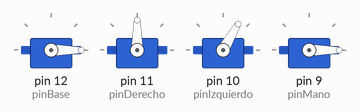
This sketch was run on a simulated Arduino Uno, built with avr-gcc and run on an emulated ATmega328P. On the bench: 4 × servo.

Above: at 0.1 s.
At 6.1 s:
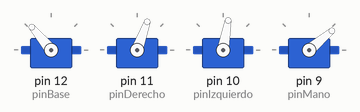
At 14.1 s:
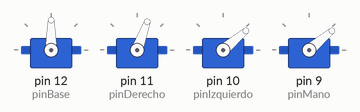
Timing chart, 0 to 15.6 s (numbered marks = the images above):
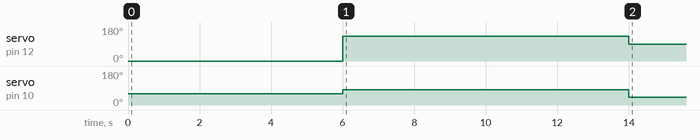

The sketch:

brazote.ino
```cpp
#include<Servo.h>

#define pinBase 12//define el pin de la base
#define pinDerecho 11//define pin del motor derecho
#define pinIzquierdo 10// defino motor izquierdo
#define pinMano 9//defino motor mano

Servo motorBase;//declaro el servo de la base
Servo motorDerecho;//declaro el servo del motor derecho
Servo motorIzquierdo;//declaro el servo del motor izquierdo
Servo motorMano;//declaro el motor mano

void setup() {
  motorBase.attach(pinBase);
  motorDerecho.attach(pinDerecho);
  motorIzquierdo.attach(pinIzquierdo);
  motorMano.attach(pinMano);
  motorBase.write(0);
  motorDerecho.write(90);
  motorIzquierdo.write(60);
  motorMano.write(0);
  delay(2000);//espera dos segundos
  delay(2000);//espera dos segundos
  delay(2000);//espera dos segundos
  motorBase.write(130);
  motorDerecho.write(70);
  motorIzquierdo.write(80);
  motorMano.write(40);
  delay(2000);//espera dos segundos
  delay(2000);//espera dos segundos
  delay(2000);//espera dos segundos
  delay(2000);//espera dos segundos
  motorBase.write(90);
  motorDerecho.write(70);
  motorIzquierdo.write(40);
  motorMano.write(40);
  delay(2000);//espera dos segundos
  delay(2000);//espera dos segundos
  delay(2000);//espera dos segundos
  delay(2000);//espera dos segundos

}

void loop() {
  // put your main code here, to run repeatedly:

}
```
